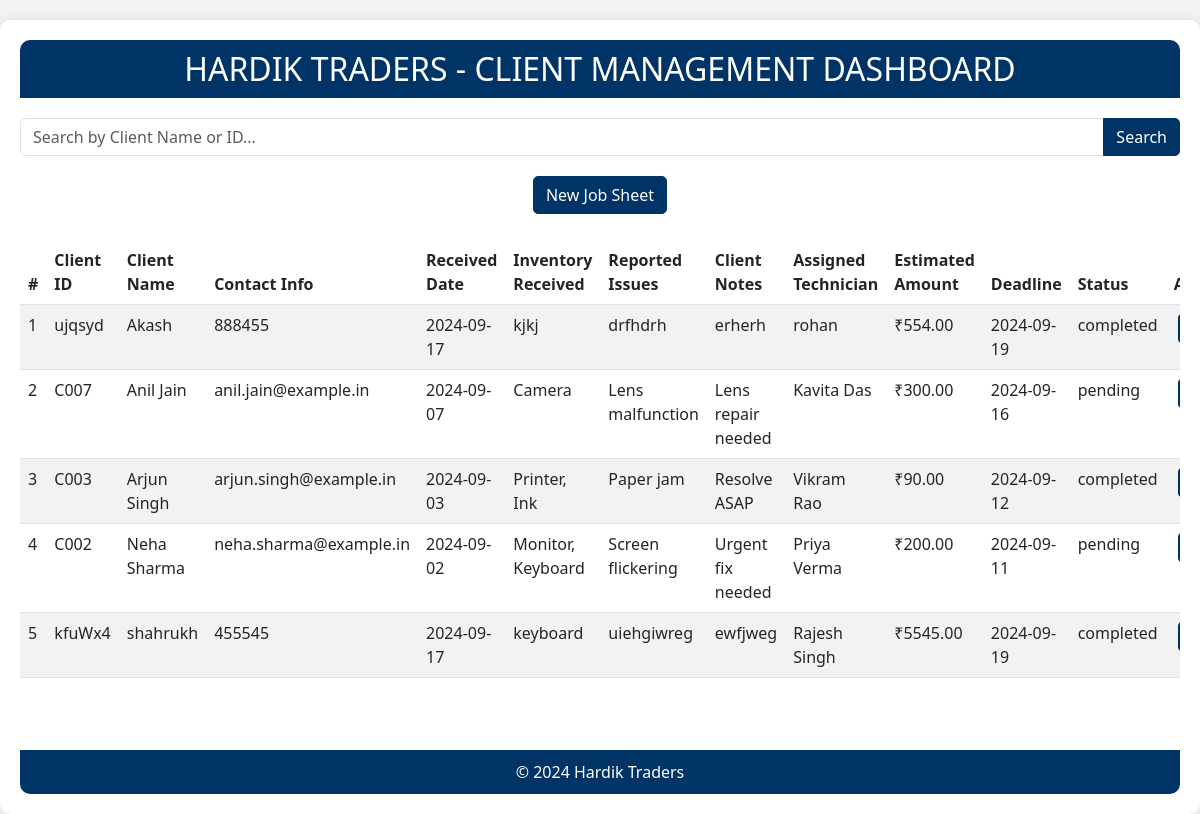
The page / on the database its author committed.
### tables this page shows
CREATE TABLE `client_inventory` (
  `id` int(11) NOT NULL,
  `client_id` varchar(50) NOT NULL,
  `client_name` varchar(255) NOT NULL,
  `contact_info` varchar(255) DEFAULT NULL,
  `inventory_received` text NOT NULL,
  `inventory_upload` text DEFAULT NULL,
  `received_date` date NOT NULL,
  `reported_issues` text DEFAULT NULL,
  `client_notes` text DEFAULT NULL,
  `assigned_technician` varchar(255) DEFAULT NULL,
  `deadline` date DEFAULT NULL,
  `estimated_amount` decimal(10,2) DEFAULT NULL,
  `status` varchar(50) DEFAULT NULL,
  `created_at` timestamp NOT NULL DEFAULT current_timestamp()
);

### index.php (the view, shortened to what this page needs)
<?php
include('./db/connection.php');
$sql = "SELECT client_id, id, client_name, contact_info, received_date, inventory_received, inventory_upload,
        reported_issues, client_notes, assigned_technician, estimated_amount, deadline, status
        FROM client_inventory
        ORDER BY client_name";
$result = $conn->query($sql);
?>
<!DOCTYPE html>
<html lang="en">
<head>
  <link
    href="https://cdn.jsdelivr.net/npm/bootstrap@5.3.0-alpha1/dist/css/bootstrap.min.css"
    rel="stylesheet" />
</head>
<body>
  <div class="container-fluid">
    <h2 class="text-center">HARDIK TRADERS - CLIENT MANAGEMENT DASHBOARD</h2>
    <div class="my-3">
      <div class="input-group">
        <input
          type="text"
          id="search-bar"
          class="form-control"
          placeholder="Search by Client Name or ID..." />
        <button class="btn btn-primary" id="search-button">Search</button>
      </div>
    </div>
    <div class="d-flex justify-content-center my-3">
      <a href="form.html"><button class="btn btn-primary">New Job Sheet</button></a>
    </div>
    <div class="table-wrapper">
      <table class="table table-striped">
        <thead>
          <tr>
            <th>#</th>
            <th>Client ID</th>
            <th>Client Name</th>
            <th>Contact Info</th>
            <th>Received Date</th>
            <th>Inventory Received</th>
            <th>Reported Issues</th>
            <th>Client Notes</th>
            <th>Assigned Technician</th>
            <th>Estimated Amount</th>
            <th>Deadline</th>
            <th>Status</th>
            <th>Actions</th>
          </tr>
        </thead>
        <tbody id="client-data">
          <?php
          if ($result->num_rows > 0) {
            $index = 1;
            while ($row = $result->fetch_assoc()) {
              echo "<tr>";
              echo "<td>" . $index . "</td>";
              echo "<td>" . $row["client_id"] . "</td>";
              echo "<td>" . $row["client_name"] . "</td>";
              echo "<td>" . $row["contact_info"] . "</td>";
              echo "<td>" . $row["received_date"] . "</td>";
              echo "<td>" . $row["inventory_received"] . "</td>";
              echo "<td>" . $row["reported_issues"] . "</td>";
              echo "<td>" . $row["client_notes"] . "</td>";
              echo "<td>" . $row["assigned_technician"] . "</td>";
              echo "<td>₹" . $row["estimated_amount"] . "</td>";
              echo "<td>" . $row["deadline"] . "</td>";
              echo "<td>" . $row["status"] . "</td>";
              echo "<td>
              <div class='d-flex'>
                <a href='./view.php?id=" . $row["id"] . "'>
                  <button class='btn btn-primary btn-sm mx-1'>View</button>
                </a>
                <a href='./edit.php?id=" . $row["id"] . "'>
                  <button class='btn btn-warning btn-sm mx-1'>Edit</button>
                </a>
                <a href='./delete.php?id=" . $row["id"] . "' onclick='return confirm(\"Are you sure you want to delete this record?\");'>
                  <button class='btn btn-danger btn-sm mx-1'>Delete</button>
                </a>
              </div>
            </td>";
              echo "</tr>";
              $index++;
            }
          } else {
            echo "<tr><td colspan='14'>No clients found</td></tr>";
          }
          ?>
        </tbody>
      </table>
    </div>
    <div class="footer">© 2024 Hardik Traders</div>
  </div>
</body>
</html>

### index.php (style rules this page uses)
body { background-color: #f2f2f2; margin: 0; }
.container-fluid { margin-top: 20px; background-color: white; padding: 20px; border-radius: 10px; box-shadow: 0px 0px 10px rgba(0, 0, 0, 0.1); }
h2 { background-color: #003366; color: white; padding: 10px; border-top-left-radius: 10px; border-top-right-radius: 10px; text-align: center; margin-bottom: 20px; }
.input-group { margin-bottom: 20px; }
.form-control, .btn { border-radius: 5px; }
.btn-primary { background-color: #003366; border-color: #003366; }
.input-group .btn { margin-left: 10px; }
.table-wrapper { height: 500px; overflow-y: auto; }
.table thead { position: sticky; top: 0; background-color: #003366; color: white; z-index: 1; }
table { width: 100%; border-collapse: collapse; margin-top: 10px; }
table tbody tr:nth-child(even) { background-color: #f9f9f9; }
.footer { background-color: #003366; color: white; text-align: center; padding: 10px; border-bottom-left-radius: 10px; border-bottom-right-radius: 10px; margin-top: 20px; }

### rows shown on the page
client_inventory: client "ujqsyd", client_name "Akash", contact_info "888455", received_date "2024-09-17", inventory_received "kjkj", reported_issues "drfhdrh", client_notes "erherh", assigned_technician "rohan", estimated_amount "554.00", deadline "2024-09-19", status "completed"
client_inventory: client "C007", client_name "Anil Jain", contact_info "anil.jain@example.in", received_date "2024-09-07", inventory_received "Camera", reported_issues "Lens malfunction", client_notes "Lens repair needed", assigned_technician "Kavita Das", estimated_amount "300.00", deadline "2024-09-16", status "pending"
client_inventory: client "C003", client_name "Arjun Singh", contact_info "arjun.singh@example.in", received_date "2024-09-03", inventory_received "Printer, Ink", reported_issues "Paper jam", client_notes "Resolve ASAP", assigned_technician "Vikram Rao", estimated_amount "90.00", deadline "2024-09-12", status "completed"
client_inventory: client "C002", client_name "Neha Sharma", contact_info "neha.sharma@example.in", received_date "2024-09-02", inventory_received "Monitor, Keyboard", reported_issues "Screen flickering", client_notes "Urgent fix needed", assigned_technician "Priya Verma", estimated_amount "200.00", deadline "2024-09-11", status "pending"
client_inventory: client "kfuWx4", client_name "shahrukh", contact_info "455545", received_date "2024-09-17", inventory_received "keyboard", reported_issues "uiehgiwreg", client_notes "ewfjweg", assigned_technician "Rajesh Singh", estimated_amount "5545.00", deadline "2024-09-19", status "completed"
